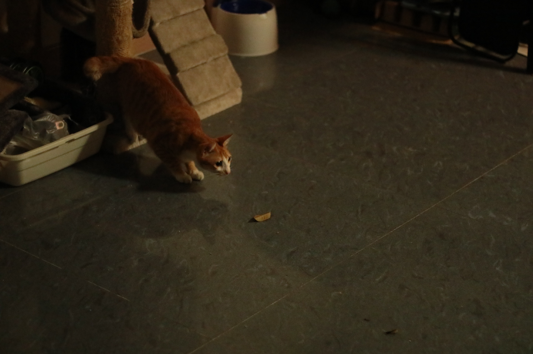
#> input picture images/1.png, 533 x 354 px
$ python 008splitAndMergeChannel.py
#> lines starting #> are read from the running program, lines starting #| are printed output that depends on the picture
'''
@Description: 分离与合并通道
@Author: shuiyj
@Date: 2019-07-23 19:13:02
@LastEditTime: 2019-07-23 19:14:52
'''
import cv2 as cv
import numpy as np

src = cv.imread("../images/1.png")
#> src is the input picture: shape (354, 533, 3); mean B, G, R 25, 39.3, 47.1
cv.namedWindow("input", cv.WINDOW_AUTOSIZE)
cv.imshow("input", src)

# 蓝色通道为零
mv = cv.split(src)
mv[0][:, :] = 0
dst1 = cv.merge(mv)
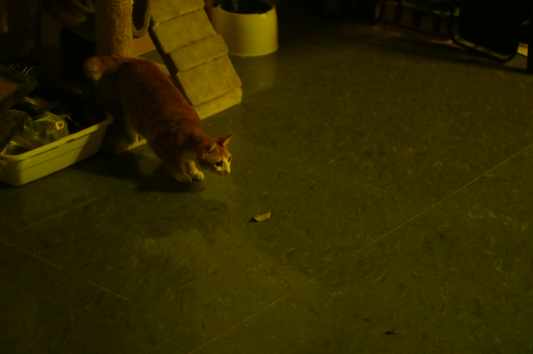
#> dst1: shape (354, 533, 3); mean of channels 0, 1, 2 0, 39.3, 47.1; drawn as B, G, R
cv.imshow("output1", dst1)

# 绿色通道为零
mv = cv.split(src)
mv[1][:, :] = 0
dst2 = cv.merge(mv)
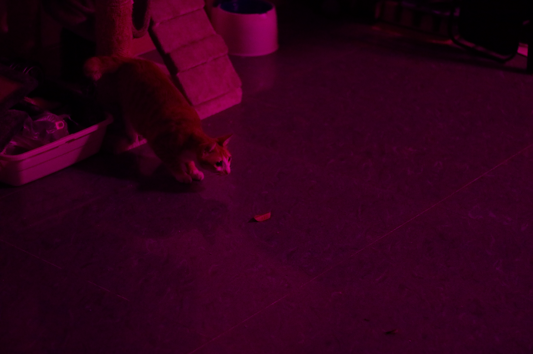
#> dst2: shape (354, 533, 3); mean of channels 0, 1, 2 25, 0, 47.1; drawn as B, G, R
cv.imshow("output2", dst2)

# 红色通道为零
mv = cv.split(src)
mv[2][:, :] = 0
dst3 = cv.merge(mv)
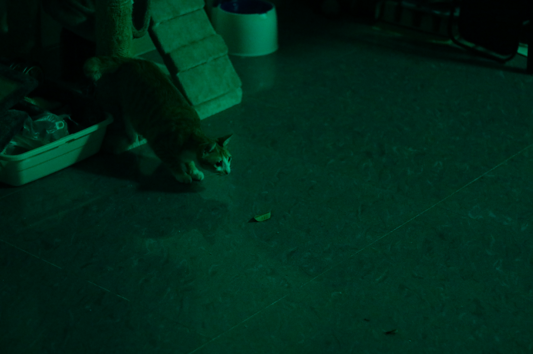
#> dst3: shape (354, 533, 3); mean of channels 0, 1, 2 25, 39.3, 0; drawn as B, G, R
cv.imshow("output3", dst3)

dst = np.zeros(src.shape, dtype=np.uint8)
print(src.shape)
#| (354, 533, 3)
print(dst.shape)
#| (354, 533, 3)
cv.mixChannels([src], [dst], fromTo=[2, 0, 1, 1, 0, 2])
cv.imshow("output4", dst)
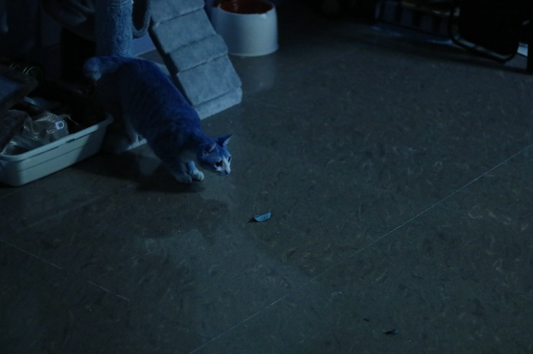
#> window 'output4': shape (354, 533, 3); mean B, G, R 47.1, 39.3, 25

cv.waitKey(0)
cv.destroyAllWindows()

$ run again, with images/3.png copied over images/1.png
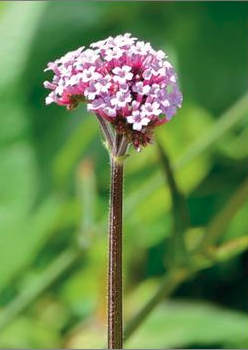
#> input picture images/3.png, 248 x 350 px
#> src is the input picture: shape (350, 248, 3); mean B, G, R 75.9, 135.7, 101.9
#> `dst3 = cv.merge(mv)`:
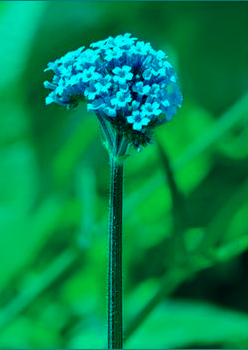
#> dst3: shape (350, 248, 3); mean of channels 0, 1, 2 75.9, 135.7, 0; drawn as B, G, R
#| (350, 248, 3)
#| (350, 248, 3)
#> `cv.imshow("output4", dst)`:
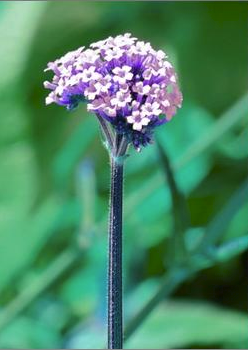
#> window 'output4': shape (350, 248, 3); mean B, G, R 101.9, 135.7, 75.9
